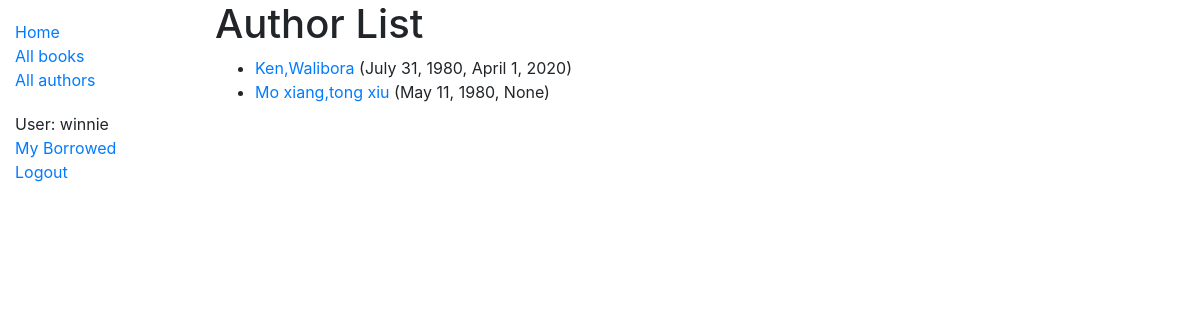
/catalog/authors/ (signed in), run on the app's committed database.
### catalog/models.py (models this page shows, shortened)
class Author(models.Model):
    first_name = models.CharField(max_length=100)
    last_name = models.CharField(max_length=100)
    date_of_birth = models.DateField(null=True, blank=True)
    date_of_death = models.DateField('Died', null=True, blank=True)
    class Meta:
        ordering = ['last_name', 'first_name']
    def get_absolute_url(self):
        return reverse('author-detail', args=[str(self.id)])

### catalog/views.py (the view)
# urls.py: path('authors/', views.AuthorListView.as_view(), name='authors'),
class AuthorListView(LoginRequiredMixin,generic.ListView):
    model = Author

### catalog/templates/catalog/author_list.html
{% extends "basic_generic.html" %}
{% block content %}
  <h1>Author List</h1>
  {% if author_list %}
  <ul>
    {% for author in author_list %}
      <li>
        <a href="{{ author.get_absolute_url }}">{{ author.first_name}},{{ author.last_name}} </a> ({{author.date_of_birth}}, {{author.date_of_death}})
      </li>
    {% endfor %}
  </ul>
  {% else %}
    <p>There are no authors in the library.</p>
  {% endif %}
{% endblock %}

### catalog/templates/basic_generic.html (shortened to what this page needs)
<!DOCTYPE html>
<html lang="en">
<head>
  <link rel="stylesheet" href="https://stackpath.bootstrapcdn.com/bootstrap/4.1.3/css/bootstrap.min.css">
  {% load static %}
  <link rel="stylesheet" href="{% static 'css/styles.css' %}">
</head>
<body>
  <div class="container-fluid">
    <div class="row">
      <div class="col-sm-2">
      {% block sidebar %}
      <ul class = "sidebar-nav">
          <li><a href="{% url 'index' %}">Home</a></li>
          <li><a href="{% url 'books' %}">All books</a></li>
          <li><a href="{% url 'authors' %}">All authors</a></li>
      </ul>
      <ul class="sidebar-nav">
            {% if user.is_authenticated %}
              <li>User: {{ user.get_username }}</li>
              <li><a href="{% url 'my-borrowed' %}">My Borrowed</a></li>
              <li><a href="{% url 'logout'%}?next={{request.path}}">Logout</a></li>
            {% else %}
              <li><a href="{% url 'login'%}?next={{request.path}}">Login</a></li>
            {% endif %}
        </ul>
     {% endblock %}
      </div>
      <div class="col-sm-10 ">{% block content %}{% endblock %}</div>
    </div>
  </div>
</body>
</html>

### catalog/static/css/styles.css (style rules this page uses)
.sidebar-nav { margin-top: 20px; padding: 0; list-style: none; }

### data on the page
Author: first_name "Ken", last_name "Walibora", date_of_birth "July 31, 1980", date_of_death "April 1, 2020"
Author: first_name "Mo xiang", last_name "tong xiu", date_of_birth "May 11, 1980", date_of_death "None"

### other printed values
{{ user.get_username }} "winnie"
